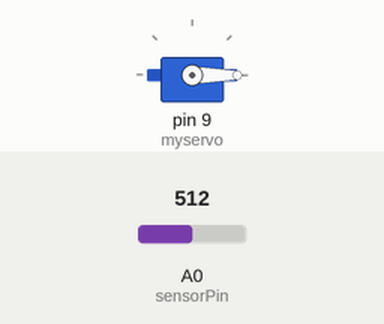
This sketch was run on a simulated Arduino Uno, built with avr-gcc and run on an emulated ATmega328P. On the bench: servo. Inputs (shaded band) come from the test bench; at power-on: A0 (sensorPin) = 512.

Above: at 1.2 s.
1.3 s: A0 (sensorPin) set to 90
At 2.5 s:
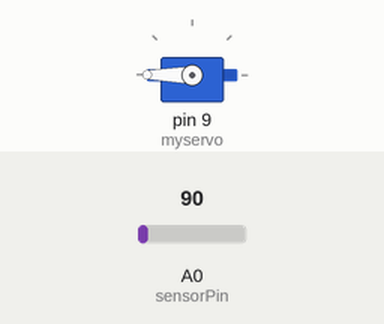
4.3 s: A0 (sensorPin) set to 110
At 5.0 s:
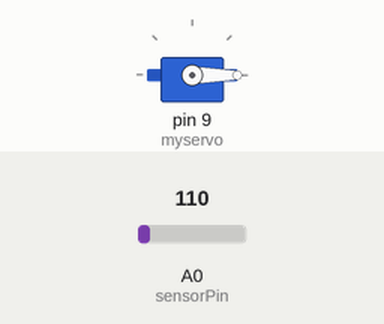
7.3 s: A0 (sensorPin) set to 0
At 8.5 s:
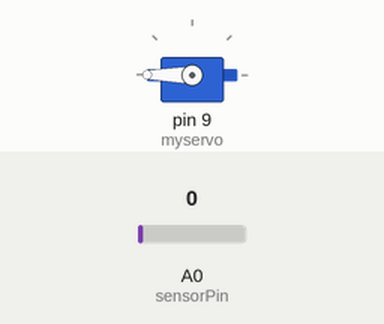
8.8 s: A0 (sensorPin) set to 122
At 10.1 s:
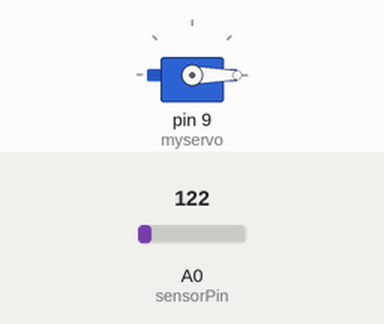
Timing chart, 0 to 11.8 s (numbered marks = the images above; inputs shaded):
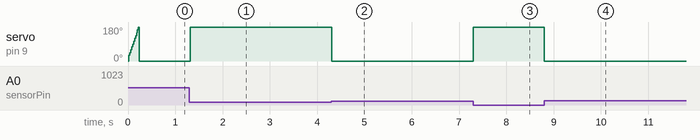

Measured:
- after the input at 1.3 s, servo on pin 9 (myservo): 0° → 180° at once
- after the input at 4.3 s, servo on pin 9 (myservo): 180° → 0° at once
- after the input at 7.3 s, servo on pin 9 (myservo): 0° → 180° at once
- after the input at 8.8 s, servo on pin 9 (myservo): 180° → 0° at once
- by itself, servo on pin 9 (myservo): rises from 0° to 180° in 0.20 s, then falls to 0° in 0.02 s

The sketch:

ir_servotest_ino.ino
```cpp
/* Function to actuate servo based on IR sensor output data */

#include <Servo.h> // Include servo operation library

int sensorPin = 0; //analog pin 0
int pos = 0; // variable to store sensor position
Servo myservo; // create servo object

void setup(){
	myservo.attach(9); // attaches servo on pin 9 to servo library
	Serial.begin(9600); // Begin comms via Serial at 9600Hz
}

void loop(){
	if (analogRead(sensorPin) < 100){ //  If reflectivity < 100
		for (pos = 0; pos <= 180; pos += 5){ //  from 0 to 180 degrees
			myservo.write(pos); // go to position
//			delay(15);
		}
	}
	if (analogRead(sensorPin) > 100){ // If reflectivity > 100
		for (pos = 180; pos >= 0; pos -= 5){ // As above
			myservo.write(pos);
//			delay(15);
		}
	}
}
```
